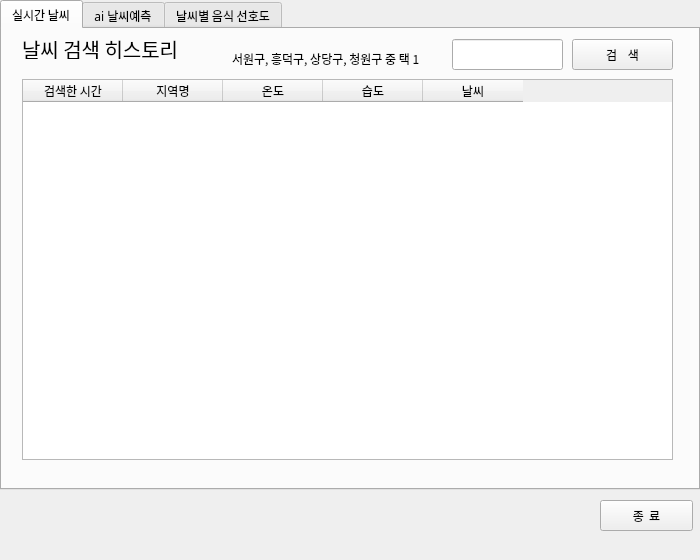
<?xml version="1.0" encoding="UTF-8"?>
<ui version="4.0">
 <class>MainWindow</class>
 <widget class="QMainWindow" name="MainWindow">
  <property name="geometry">
   <rect>
    <x>0</x>
    <y>0</y>
    <width>700</width>
    <height>560</height>
   </rect>
  </property>
  <property name="sizePolicy">
   <sizepolicy hsizetype="Fixed" vsizetype="Fixed">
    <horstretch>0</horstretch>
    <verstretch>0</verstretch>
   </sizepolicy>
  </property>
  <property name="minimumSize">
   <size>
    <width>700</width>
    <height>560</height>
   </size>
  </property>
  <property name="maximumSize">
   <size>
    <width>700</width>
    <height>560</height>
   </size>
  </property>
  <property name="font">
   <font>
    <family>맑은 고딕</family>
   </font>
  </property>
  <property name="windowTitle">
   <string>MainWindow</string>
  </property>
  <widget class="QWidget" name="centralwidget">
   <widget class="QTabWidget" name="tabWidget">
    <property name="geometry">
     <rect>
      <x>0</x>
      <y>0</y>
      <width>700</width>
      <height>490</height>
     </rect>
    </property>
    <property name="minimumSize">
     <size>
      <width>700</width>
      <height>490</height>
     </size>
    </property>
    <property name="maximumSize">
     <size>
      <width>700</width>
      <height>490</height>
     </size>
    </property>
    <property name="font">
     <font>
      <family>맑은 고딕</family>
     </font>
    </property>
    <property name="tabShape">
     <enum>QTabWidget::Rounded</enum>
    </property>
    <property name="currentIndex">
     <number>0</number>
    </property>
    <property name="elideMode">
     <enum>Qt::ElideNone</enum>
    </property>
    <property name="documentMode">
     <bool>false</bool>
    </property>
    <property name="tabsClosable">
     <bool>false</bool>
    </property>
    <property name="tabBarAutoHide">
     <bool>false</bool>
    </property>
    <widget class="QWidget" name="tab">
     <attribute name="title">
      <string>실시간 날씨</string>
     </attribute>
     <widget class="QLineEdit" name="lineEdit">
      <property name="geometry">
       <rect>
        <x>450</x>
        <y>10</y>
        <width>111</width>
        <height>31</height>
       </rect>
      </property>
     </widget>
     <widget class="QPushButton" name="pushButton_2">
      <property name="geometry">
       <rect>
        <x>570</x>
        <y>10</y>
        <width>101</width>
        <height>31</height>
       </rect>
      </property>
      <property name="text">
       <string>검    색</string>
      </property>
     </widget>
     <widget class="QTableWidget" name="tableWidget">
      <property name="geometry">
       <rect>
        <x>20</x>
        <y>50</y>
        <width>651</width>
        <height>381</height>
       </rect>
      </property>
      <property name="sizePolicy">
       <sizepolicy hsizetype="Fixed" vsizetype="Minimum">
        <horstretch>0</horstretch>
        <verstretch>0</verstretch>
       </sizepolicy>
      </property>
      <column>
       <property name="text">
        <string>검색한 시간</string>
       </property>
      </column>
      <column>
       <property name="text">
        <string>지역명</string>
       </property>
      </column>
      <column>
       <property name="text">
        <string>온도</string>
       </property>
      </column>
      <column>
       <property name="text">
        <string>습도</string>
       </property>
      </column>
      <column>
       <property name="text">
        <string>날씨</string>
       </property>
      </column>
     </widget>
     <widget class="QLabel" name="label">
      <property name="geometry">
       <rect>
        <x>20</x>
        <y>10</y>
        <width>191</width>
        <height>20</height>
       </rect>
      </property>
      <property name="font">
       <font>
        <pointsize>15</pointsize>
        <weight>50</weight>
        <bold>false</bold>
       </font>
      </property>
      <property name="text">
       <string>날씨 검색 히스토리</string>
      </property>
     </widget>
     <widget class="QLabel" name="label_6">
      <property name="geometry">
       <rect>
        <x>230</x>
        <y>20</y>
        <width>211</width>
        <height>20</height>
       </rect>
      </property>
      <property name="text">
       <string>서원구, 흥덕구, 상당구, 청원구 중 택 1 </string>
      </property>
     </widget>
    </widget>
    <widget class="QWidget" name="tab_5">
     <attribute name="title">
      <string>ai 날씨예측</string>
     </attribute>
     <widget class="QLabel" name="label_2">
      <property name="geometry">
       <rect>
        <x>20</x>
        <y>10</y>
        <width>151</width>
        <height>21</height>
       </rect>
      </property>
      <property name="font">
       <font>
        <pointsize>15</pointsize>
       </font>
      </property>
      <property name="text">
       <string>청주시 날씨예보 모델</string>
      </property>
     </widget>
     <widget class="QLabel" name="label_3">
      <property name="geometry">
       <rect>
        <x>440</x>
        <y>20</y>
        <width>121</width>
        <height>21</height>
       </rect>
      </property>
      <property name="font">
       <font>
        <pointsize>10</pointsize>
       </font>
      </property>
      <property name="text">
       <string>시간 후의 날씨 예측</string>
      </property>
     </widget>
     <widget class="QLineEdit" name="lineEdit_2">
      <property name="geometry">
       <rect>
        <x>350</x>
        <y>10</y>
        <width>81</width>
        <height>31</height>
       </rect>
      </property>
     </widget>
     <widget class="QPushButton" name="pushButton_3">
      <property name="geometry">
       <rect>
        <x>570</x>
        <y>10</y>
        <width>101</width>
        <height>31</height>
       </rect>
      </property>
      <property name="text">
       <string>검    색</string>
      </property>
     </widget>
     <widget class="QTextBrowser" name="textBrowser">
      <property name="geometry">
       <rect>
        <x>20</x>
        <y>50</y>
        <width>651</width>
        <height>381</height>
       </rect>
      </property>
     </widget>
    </widget>
    <widget class="QWidget" name="tab_2">
     <attribute name="title">
      <string>날씨별 음식 선호도</string>
     </attribute>
     <widget class="QRadioButton" name="radioButton_3">
      <property name="geometry">
       <rect>
        <x>210</x>
        <y>10</y>
        <width>61</width>
        <height>19</height>
       </rect>
      </property>
      <property name="text">
       <string>더운 날</string>
      </property>
     </widget>
     <widget class="QRadioButton" name="radioButton_4">
      <property name="geometry">
       <rect>
        <x>380</x>
        <y>10</y>
        <width>61</width>
        <height>19</height>
       </rect>
      </property>
      <property name="text">
       <string>추운 날</string>
      </property>
     </widget>
     <widget class="QRadioButton" name="radioButton_5">
      <property name="geometry">
       <rect>
        <x>280</x>
        <y>10</y>
        <width>91</width>
        <height>19</height>
       </rect>
      </property>
      <property name="text">
       <string>비/눈 오는날</string>
      </property>
     </widget>
     <widget class="QRadioButton" name="radioButton_6">
      <property name="geometry">
       <rect>
        <x>450</x>
        <y>10</y>
        <width>111</width>
        <height>19</height>
       </rect>
      </property>
      <property name="text">
       <string>미세먼지 많은날</string>
      </property>
     </widget>
     <widget class="QLabel" name="label_4">
      <property name="geometry">
       <rect>
        <x>20</x>
        <y>10</y>
        <width>181</width>
        <height>21</height>
       </rect>
      </property>
      <property name="font">
       <font>
        <pointsize>15</pointsize>
       </font>
      </property>
      <property name="text">
       <string>날씨별 음식 선호도</string>
      </property>
     </widget>
     <widget class="QPushButton" name="pushButton_4">
      <property name="geometry">
       <rect>
        <x>570</x>
        <y>10</y>
        <width>101</width>
        <height>31</height>
       </rect>
      </property>
      <property name="text">
       <string>최 신 화 </string>
      </property>
     </widget>
     <widget class="QLabel" name="label_5">
      <property name="geometry">
       <rect>
        <x>10</x>
        <y>40</y>
        <width>681</width>
        <height>421</height>
       </rect>
      </property>
      <property name="text">
       <string>image</string>
      </property>
     </widget>
    </widget>
   </widget>
   <widget class="QPushButton" name="pushButton">
    <property name="geometry">
     <rect>
      <x>600</x>
      <y>500</y>
      <width>93</width>
      <height>31</height>
     </rect>
    </property>
    <property name="text">
     <string>종  료</string>
    </property>
   </widget>
  </widget>
 </widget>
 <resources/>
 <connections/>
</ui>
